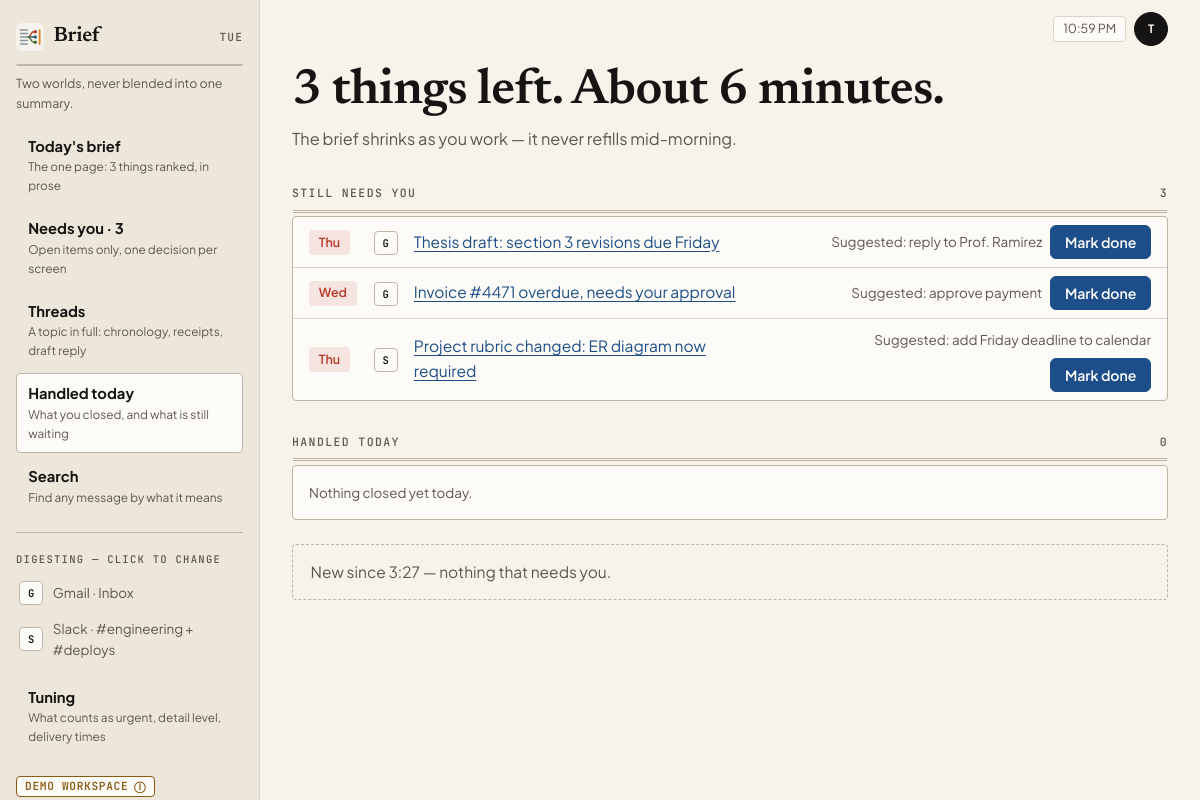
Screenshot of /work/handled/ (signed in) with the database file from the repository.
### unopsis/models.py (models this page shows, shortened)
class Connection(models.Model):
    class Status(models.TextChoices):
        CONNECTED = "connected", "Connected"
        ERROR = "error", "Error"
        REVOKED = "revoked", "Revoked"
    space = models.ForeignKey(Space, on_delete=models.CASCADE, related_name="connections")
    provider = models.CharField(max_length=32, choices=Provider.choices)
    external_account = models.CharField(
        max_length=254,
        help_text="Identifier at the provider, e.g. an address, workspace, or handle.",
    )
    display_name = models.CharField(max_length=120, blank=True)
    status = models.CharField(max_length=16, choices=Status.choices, default=Status.CONNECTED)
    read_only = models.BooleanField(default=True)
    token_ref = models.CharField(
        max_length=200, blank=True,
        help_text=(
            "Opaque pointer to credentials held in a secrets store. No token "
            "material is ever written to this table."
        ),
    )
    included_scopes = models.JSONField(
        default=list, blank=True,
        help_text=(
            'Which channels/labels/chats count, e.g. '
            '[{"id":"C08KJ21X","name":"#engineering","type":"channel"}]. '
            "Excluded scopes are simply absent."
        ),
    )
    last_synced_at = models.DateTimeField(null=True, blank=True)
    last_error = models.TextField(blank=True)
    class Meta:
        ordering = ["space", "provider", "external_account"]
        constraints = [
            models.UniqueConstraint(
                fields=["space", "provider", "external_account"],
                name="uniq_connection_per_space_provider_account",
            )
        ]

class BriefItem(models.Model):
    class Lane(models.TextChoices):
        NEEDS_YOU = "needs_you", "Needs you"
        MOVING = "moving", "Moving without you"
        FYI = "fyi", "FYI"
    class State(models.TextChoices):
        OPEN = "open", "Open"
        HANDLED = "handled", "Handled"
        SNOOZED = "snoozed", "Snoozed"
        DISMISSED = "dismissed", "Dismissed"
    brief = models.ForeignKey(Brief, on_delete=models.CASCADE, related_name="items")
    title = models.CharField(max_length=200, help_text="The subject this item is about.")
    messages = models.ManyToManyField(
        Message, related_name="brief_items", blank=True,
        help_text="The receipts: every message this item's summary rests on.",
    )
    primary_message = models.ForeignKey(
        Message,
        on_delete=models.SET_NULL,
        null=True, blank=True, related_name="lead_for_items",
    )
    lane = models.CharField(max_length=16, choices=Lane.choices)
    rank = models.PositiveIntegerField()
    summary = models.TextField()
    why = models.TextField(blank=True, help_text="Why this surfaced -- shown on demand.")
    deadline_at = models.DateTimeField(null=True, blank=True)
    state = models.CharField(max_length=16, choices=State.choices, default=State.OPEN)
    handled_at = models.DateTimeField(null=True, blank=True)
    snoozed_until = models.DateTimeField(null=True, blank=True)
    actions = models.JSONField(
        default=list, blank=True,
        help_text=(
            'Offered actions, e.g. '
            '[{"kind":"reply","label":"Reply to Prof. Ramirez","primary":true}].'
        ),
    )
    draft_body = models.TextField(blank=True, help_text="A reply composed but not yet sent.")
    draft_sent_at = models.DateTimeField(null=True, blank=True)
    open_count = models.PositiveIntegerField(default=0)
    feedback = models.SmallIntegerField(
        default=0, help_text="-1 thumbs down, 0 none, +1 thumbs up."
    )
    class Meta:
        ordering = ["lane", "rank"]
        constraints = [
            models.UniqueConstraint(fields=["brief", "lane", "rank"], name="uniq_slot_per_brief"),
            models.UniqueConstraint(fields=["brief", "title"], name="uniq_title_per_brief"),
        ]

class Message(models.Model):
    connection = models.ForeignKey(Connection, on_delete=models.CASCADE, related_name="messages")
    author = models.ForeignKey(
        Person,
        on_delete=models.PROTECT,
        related_name="messages",
    )
    external_id = models.CharField(max_length=200, help_text="The provider's own message id.")
    scope_name = models.CharField(
        max_length=200, blank=True,
        help_text="Channel/label the message arrived in, denormalized from the provider.",
    )
    sent_at = models.DateTimeField()
    body = models.TextField()
    permalink = models.URLField(blank=True)
    is_noise = models.BooleanField(default=False)
    raw = models.JSONField(default=dict, blank=True)
    class Meta:
        ordering = ["-sent_at"]
        constraints = [
            models.UniqueConstraint(
                fields=["connection", "external_id"], name="uniq_message_per_connection"
            )
        ]
        indexes = [
            models.Index(fields=["connection", "sent_at"], name="idx_message_conn_sent"),
        ]

class Brief(models.Model):
    class Trigger(models.TextChoices):
        SCHEDULED = "scheduled", "Scheduled"
        ON_DEMAND = "on_demand", "On demand"
    class Status(models.TextChoices):
        BUILDING = "building", "Building"
        READY = "ready", "Ready"
        FAILED = "failed", "Failed"
    space = models.ForeignKey(Space, on_delete=models.CASCADE, related_name="briefs")
    window_start = models.DateTimeField()
    window_end = models.DateTimeField()
    trigger = models.CharField(max_length=16, choices=Trigger.choices)
    status = models.CharField(max_length=16, choices=Status.choices, default=Status.BUILDING)
    headline = models.CharField(
        max_length=200, blank=True,
        help_text='The one line at the top, e.g. "Three things need you before noon."',
    )
    message_count = models.PositiveIntegerField(default=0)
    topic_count = models.PositiveIntegerField(default=0)
    read_seconds = models.PositiveIntegerField(default=0, help_text="Estimated time to read.")
    steps = models.JSONField(
        default=list, blank=True,
        help_text=(
            'Generation progress for the waiting screen, e.g. '
            '[{"label":"Reading 212 messages","status":"done","ms":3100}].'
        ),
    )
    model_version = models.CharField(max_length=80, blank=True)
    generated_at = models.DateTimeField(null=True, blank=True)
    class Meta:
        ordering = ["-window_end"]
        constraints = [
            models.UniqueConstraint(
                fields=["space", "window_start", "window_end"],
                condition=Q(trigger="scheduled"),
                name="uniq_scheduled_brief_per_window",
            )
        ]

### unopsis/app_views.py (the view)
# urls.py: path("work/handled/", app_views.handled, name="app-work-handled"),
@login_required
def handled(request):
    space, brief, now = _world(WORK, request.user)
    still = list(ui.lane_items(brief, NEEDS_YOU))
    for item in still:
        item.primary = ui.primary_action(item)
    start_of_day = timezone.localtime(now).replace(hour=0, minute=0, second=0, microsecond=0)
    done_today = (
        brief.items.filter(state=HANDLED, handled_at__gte=start_of_day)
        .select_related("primary_message__connection").order_by("-handled_at")
        if brief else BriefItem.objects.none()
    )
    done = request.GET.get("done", "")
    just_done = (
        BriefItem.objects.filter(pk=int(done), state=HANDLED, brief__space__kind=WORK,
                                 brief__space__user=request.user).first()
        if done.isascii() and done.isdigit() else None   # "²".isdigit() is True; int("²") fails
    )
    since = (brief.generated_at or brief.window_end) if brief else None
    new_since = (
        Message.objects.filter(connection__space=space, sent_at__gt=since).count() if since else 0
    )
    return _render_world(
        request, "unopsis/app/handled.html", WORK, "handled", space, brief, now,
        still=still, minutes=len(still) * MINUTES_PER_DECISION, done_today=done_today,
        just_done=just_done, since=since, new_since=new_since,
    )

### templates/unopsis/app/handled.html (shortened to what this page needs)
{% extends "unopsis/app/shell.html" %}
{% load app_ui %}
{% block rail %}{% include "unopsis/app/_rail_world.html" %}{% endblock %}
{% block rail_foot %}{% include "unopsis/app/_rail_world_foot.html" %}{% endblock %}
{% block topbar %}<span class="chip">{{ today|time:"g:i A" }}</span>{% endblock %}
{% block app_content %}
{% if not brief %}
  <h1 class="page-title">Nothing to wrap up.</h1>
  <p class="page-sub">There is no work brief yet. Load the demo data with <code>python manage.py seed_demo</code>.</p>
{% else %}
  <h1 class="page-title">{% if still %}{{ still|length }} thing{{ still|length|pluralize }} left. About {{ minutes }} minutes.{% else %}Nothing left.{% endif %}</h1>
  <p class="page-sub">The brief shrinks as you work — it never refills mid-morning.</p>
  <table class="table-app my-4">
    <caption>Still needs you <span class="float-end">{{ still|length }}</span></caption>
    <tbody>
      {% for item in still %}
        <tr>
          <td class="px-3 py-2" style="width: 4rem"><span class="chip chip--due">{% if item.deadline_at %}{{ item.deadline_at|date:"D" }}{% else %}now{% endif %}</span></td>
          <td class="py-2" style="width: 2.5rem"><span class="tile">{% if item.primary_message %}{{ item.primary_message.connection|provider_letter }}{% else %}·{% endif %}</span></td>
          <td class="py-2"><a href="{% url 'app-work-focus' item.pk %}">{{ item.title }}</a></td>
          <td class="px-3 py-2 text-end">
            <div class="d-inline-flex flex-wrap align-items-center justify-content-end gap-2">
              {% if item.primary.label %}<span class="meta">Suggested: {{ item.primary.label|lowerfirst }}</span>{% endif %}
              <form method="post" action="{% url 'app-item-action' item.pk %}">{% csrf_token %}
                <button class="btn-app btn-app--primary" type="submit" title="Marks this done in Unopsis. Nothing is sent anywhere.">Mark done</button>
              </form>
            </div>
          </td>
        </tr>
      {% empty %}
        <tr><td class="px-3 py-3 meta">Nothing is waiting on you.</td></tr>
      {% endfor %}
    </tbody>
  </table>
  <table class="table-app mb-4">
    <caption>Handled today <span class="float-end">{{ done_today|length }}</span></caption>
    <tbody>
      {% for item in done_today %}
        <tr>
          <td class="px-3 py-2" style="width: 4rem"><span class="check">✓</span></td>
          <td class="py-2" style="width: 2.5rem"><span class="tile">{% if item.primary_message %}{{ item.primary_message.connection|provider_letter }}{% else %}·{% endif %}</span></td>
          <td class="py-2 meta">{{ item.title }} — handled {{ item.handled_at|time:"g:i" }}</td>
          <td class="px-3 py-2 text-end"><a class="meta" href="{% url 'app-thread' 'work' item.pk %}">view</a></td>
        </tr>
      {% empty %}
        <tr><td class="px-3 py-3 meta">Nothing closed yet today.</td></tr>
      {% endfor %}
    </tbody>
  </table>
  <p class="hint">
    {% if new_since %}{{ new_since }} new message{{ new_since|pluralize }} since {{ since|time:"g:i" }} — folded into the {% if next_digest %}{{ next_digest|time:"g:i A" }}{% else %}next{% endif %} brief.{% else %}New since {{ since|time:"g:i" }} — nothing that needs you.{% endif %}
  </p>
{% endif %}
{% endblock %}

### templates/unopsis/app/shell.html (shortened to what this page needs)
{% extends "base.html" %}
{% load static app_ui %}
{% block extra_css %}<link rel="stylesheet" href="{% static 'css/app.css' %}">{% endblock %}
{% block body_class %}app-body{% endblock %}
{% block body %}
<div class="app-shell">
  <aside class="app-rail" aria-label="Sidebar">
    {% block rail %}{% endblock %}
    <div class="app-rail__foot">
      {% block rail_foot %}{% endblock %}
    </div>
  </aside>
  <div class="app-main">
    <header class="app-topbar">
      {% block topbar %}{% endblock %}
      {% if user.is_authenticated %}
        {% with name=user.get_full_name|default:user.get_username %}
        <details class="account-menu" data-account-menu>
          <summary aria-label="Account menu for {{ user.get_username }}">
            <span class="avatar">{{ name|initials }}</span>
          </summary>
        </details>
        {% endwith %}
      {% endif %}
    </header>
    <main class="app-content">
      {% block app_content %}{% endblock %}
    </main>
  </div>
</div>
{% endblock %}

### templates/unopsis/app/_rail_world.html (shortened to what this page needs)
{% load static app_ui %}
<div class="rail-brand">
  <img class="rail-logo" src="{% static 'img/unopsis-logo.svg' %}" alt="">
  {% if world == 'work' %}Brief{% else %}Catch up{% endif %}
  <span class="rail-day">{{ today|date:"D" }}</span>
</div>
<nav class="segmented" aria-label="Switch world">
  <a href="{% url 'app-work-brief' %}" class="{% if world == 'work' %}is-on{% endif %}"
     {% if world == 'work' %}aria-current="page"{% endif %}>Work</a>
  <a href="{% url 'app-personal-catchup' %}" class="{% if world == 'personal' %}is-on{% endif %}"
     {% if world == 'personal' %}aria-current="page"{% endif %}>Personal</a>
</nav>
<p class="rail-note">{% if world == 'work' %}Two worlds, never blended into one summary.{% else %}Different sources, different ranking.{% endif %}</p>
{% if world == 'work' %}
  <a class="rail-link {% if active == 'brief' %}is-active{% endif %}" href="{% url 'app-work-brief' %}">
    <strong>Today's brief</strong><small>The one page: {{ needs_you_count }} thing{{ needs_you_count|pluralize }} ranked, in prose</small></a>
  <a class="rail-link {% if active == 'needs-you' %}is-active{% endif %}" href="{% url 'app-work-needs-you' %}">
    <strong>Needs you · {{ needs_you_count }}</strong><small>Open items only, one decision per screen</small></a>
  <a class="rail-link {% if active == 'threads' %}is-active{% endif %}"
     href="{% if first_needs_you %}{% url 'app-thread' 'work' first_needs_you.pk %}{% else %}{% url 'app-work-brief' %}{% endif %}">
    <strong>Threads</strong><small>A topic in full: chronology, receipts, draft reply</small></a>
  <a class="rail-link {% if active == 'handled' %}is-active{% endif %}" href="{% url 'app-work-handled' %}">
    <strong>Handled today</strong><small>What you closed, and what is still waiting</small></a>
  <a class="rail-link {% if active == 'search' %}is-active{% endif %}" href="{% url 'app-search' %}?world=work">
    <strong>Search</strong><small>Find any message by what it means</small></a>
  <hr>
  <p class="rail-label">Digesting — click to change</p>
  {% for row in connections %}
    <a class="rail-source {% if row.broken %}is-broken{% endif %}" href="{% url 'app-setup-scope' %}">
      <span class="tile">{{ row.connection|provider_letter }}</span>
      <span>{% if row.broken %}{{ row.connection.get_provider_display }} · can't sync{% else %}{{ row.label }}{% endif %}</span>
    </a>
  {% empty %}
    <p class="rail-note">No sources yet. <a href="{% url 'app-setup-sources' %}">Connect one</a>.</p>
  {% endfor %}
  <a class="rail-link mt-2" href="{% url 'app-setup-tuning' %}">
    <strong>Tuning</strong><small>What counts as urgent, detail level, delivery times</small></a>
{% endif %}

### rows the page displays
Connection: connection|provider_letter "G", label "Gmail · Inbox"
Connection: connection|provider_letter "S", label "Slack · #engineering + #deploys"
BriefItem: deadline_at "Thu", primary_message.connection|provider_letter "G", title "Thesis draft: section 3 revisions due Friday", primary.label "reply to Prof. Ramirez"
BriefItem: deadline_at "Wed", primary_message.connection|provider_letter "G", title "Invoice #4471 overdue, needs your approval", primary.label "approve payment"
BriefItem: deadline_at "Thu", primary_message.connection|provider_letter "S", title "Project rubric changed: ER diagram now required", primary.label "add Friday deadline to calendar"
Brief: generated_at "3:27"

### other values shown
{{ today|date:"D" }} "TUE"
{{ needs_you_count }} "3"
{{ today|time:"g:i A" }} "10:59 PM"
{{ name|initials }} "T"
{{ still|length }} "3"
{{ minutes }} "6"
{{ done_today|length }} "0"
